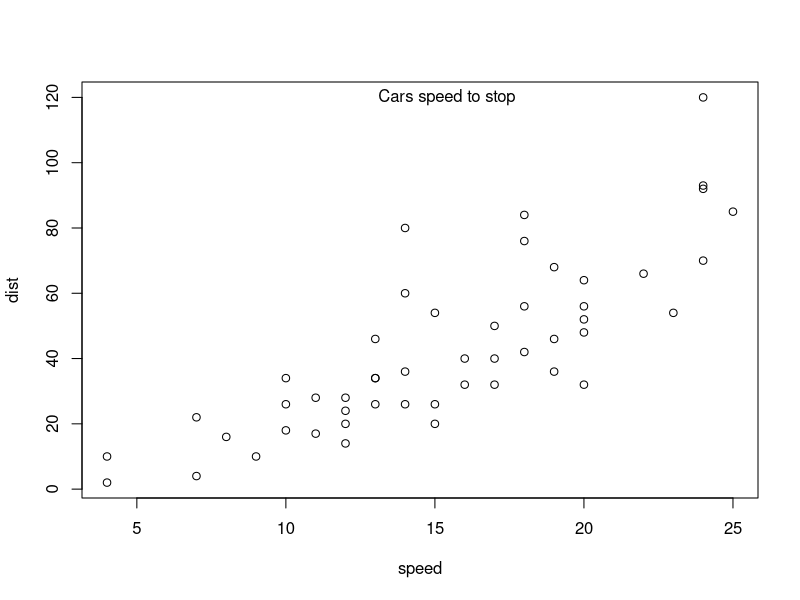

Reproduce this figure in R. (Note: this script raises an error after producing the figure.)
head(cars)

# Base plot system
with(cars,plot(speed,dist))
text(mean(cars$speed),max(cars$dist),"Cars speed to stop")

# Lattice plot system
head(state)
table(state$region)
xyplot(Life.Exp ~ Income | region, data = state, layout = c(4, 1))
xyplot(Life.Exp ~ Income | region, data = state, layout = c(2, 2))       

# Ggplot system
head(mpg)
dim(mpg)
table(mpg$model)
qplot(displ,hwy,data=mpg)